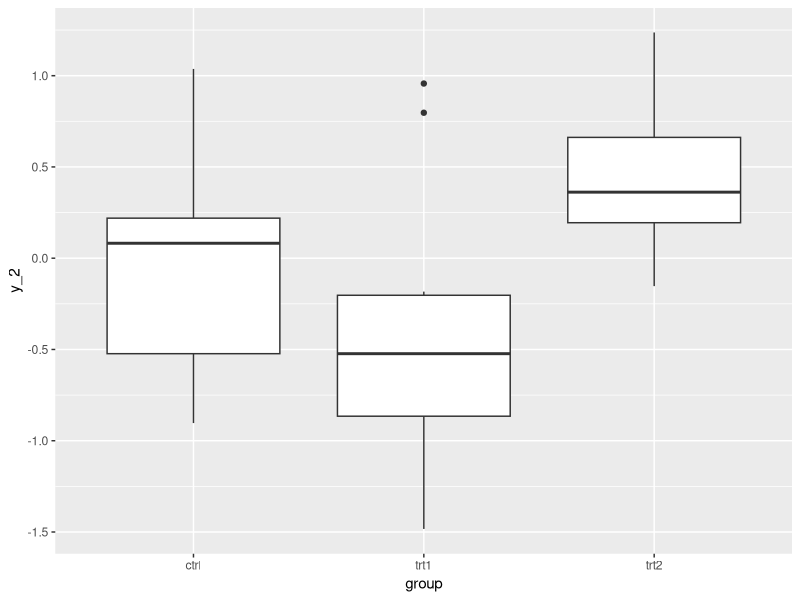
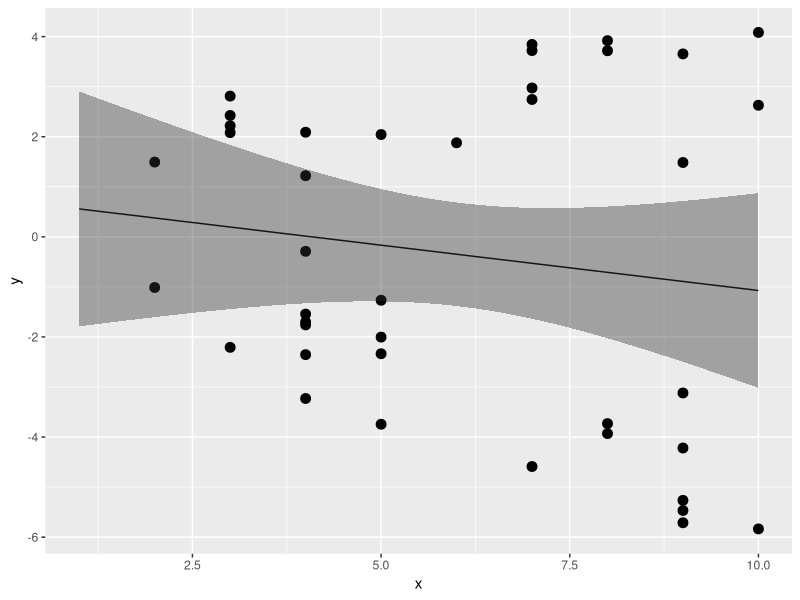
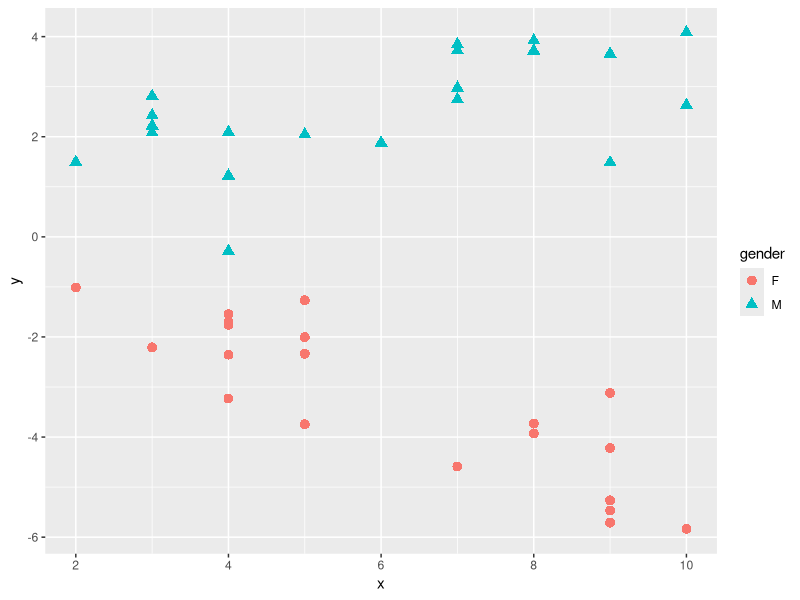
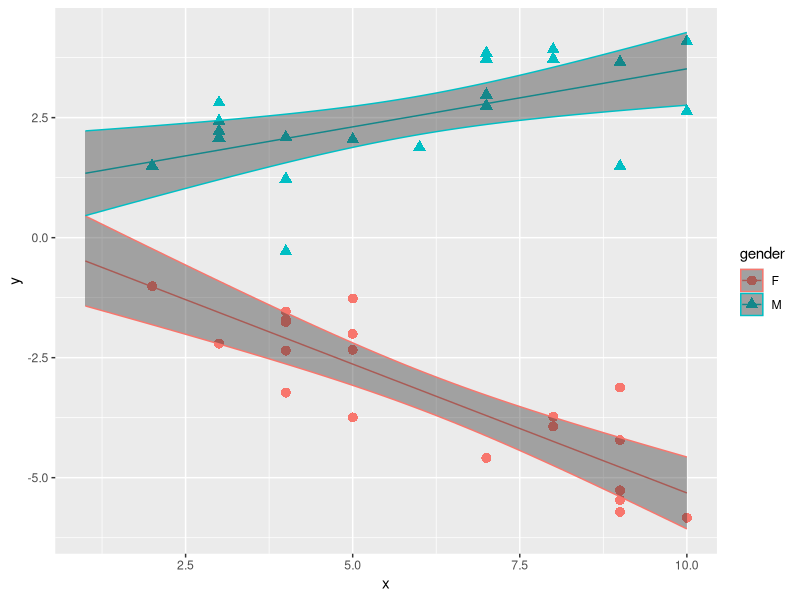
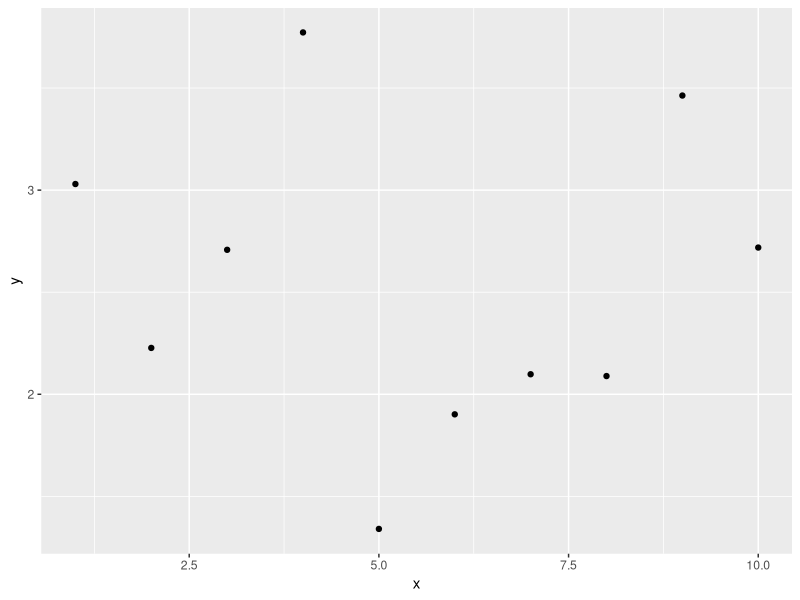
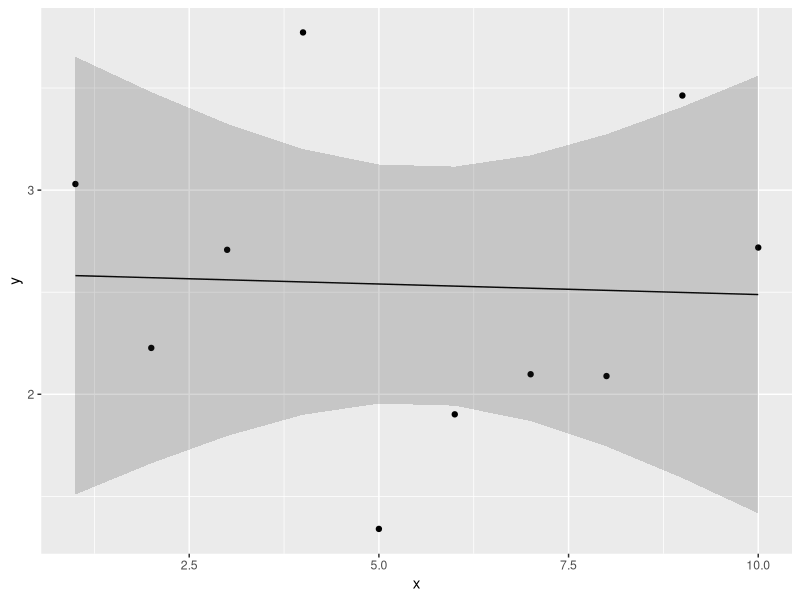
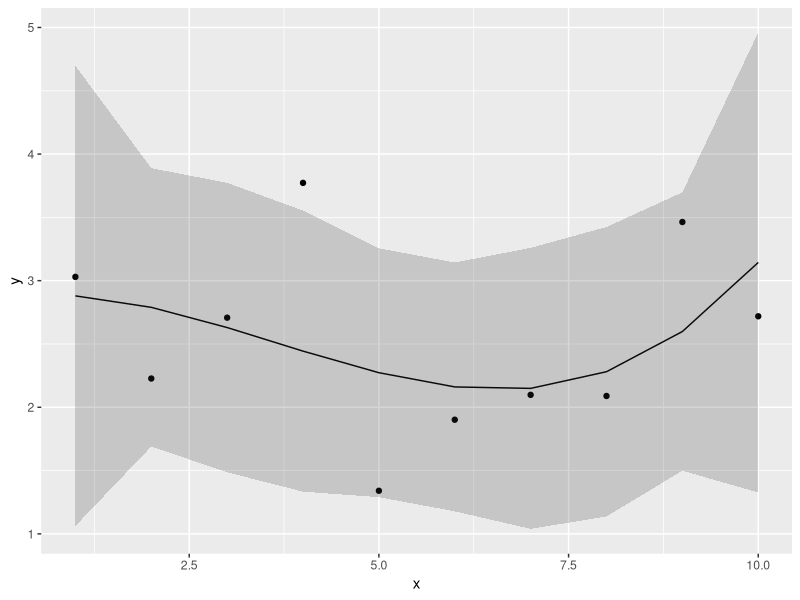
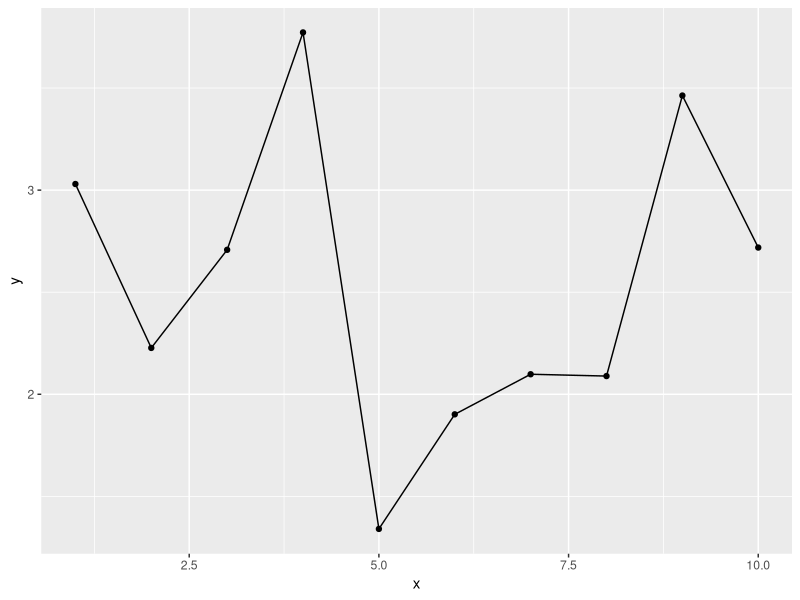

These figures' R source, in order:
## ---- chunk 1
knitr::opts_chunk$set(echo = TRUE)
library(tidyverse)
set.seed(1)
## ---- chunk 2
dat = sleep #データを別の名前datに保存し直す

#変数の名前を変える
dat$x = ifelse(dat$group == 1, "control", "treatment") 
dat$y = dat$extra 
dat = dat %>% dplyr::select(y, x)
str(dat) #datの構成を確認する

## ---- chunk 3
dat$x_1 = ifelse(dat$x == "treatment", 1, 0)
str(dat)
## ---- chunk 4

result = lm(data = dat, y ~ x_1)
summary(result)

## ---- chunk 5

t.test(data = dat, y ~ x_1)

## ---- chunk 6
dat = PlantGrowth

dat$y = dat$weight #名前をyに変える

dat$x_c = ifelse(dat$group == "ctrl", 1, 0)
dat$x_t1 = ifelse(dat$group == "trt1", 1, 0)
dat$x_t2 = ifelse(dat$group == "trt2", 1, 0)

str(dat)
head(dat)
## ---- chunk 7

result = lm(data = dat, y ~ x_c + x_t1 + x_t2 - 1)
summary(result)

## ---- chunk 8

dat %>% group_by(group) %>% summarise(M = mean(y))

## ---- chunk 9

dat$y_2 = dat$y - mean(dat$y) #yからyの平均値を引いた新たな変数y_2を作る

summary(lm(data = dat, y_2 ~ x_c + x_t1 + x_t2 - 1)) #y_2を応答変数として解析する

## ---- chunk 10

ggplot() + 
  geom_boxplot(data = dat, aes(x = group, y = y_2))

## ---- chunk 11
dat = PlantGrowth

dat$y = dat$weight #名前をyに変える

dat$x_t1 = ifelse(dat$group == "trt1", 1, 0)
dat$x_t2 = ifelse(dat$group == "trt2", 1, 0)

str(dat)
head(dat)
## ---- chunk 12
summary(lm(data = dat, y ~ x_t1 + x_t2 + 1)) #1は省略しても可（デフォルトで切片を加えた結果を出力してくれる）

## ---- chunk 13
head(attitude)
## ---- chunk 14
result = lm(data = attitude, rating ~ complaints + privileges + learning + raises)
summary(result)
## ---- chunk 15

set.seed(1)
x = round(runif(n = 20, min = 1, max = 10),0) 
mu = 0.1 + 0.4 * x
y = rnorm(n = 20, mean = mu, sd = 1)
d_M = data.frame(x = x, y = y, gender = "M")

x = round(runif(n = 20, min = 1, max = 10),0) 
mu = 0.3 + -0.6 * x
y = rnorm(n = 20, mean = mu, sd = 1)
d_F = data.frame(x = x, y = y, gender = "F")

d = rbind(d_M, d_F)

str(d)


## ---- chunk 16
result = lm(data = d, y ~ x)
summary(result)

newdat = data.frame(x = seq(1,10,0.1))
result_conf = predict(result, new = newdat, interval = "confidence", level = 0.95)
plot_conf = data.frame(x = seq(1,10,0.1), result_conf)

ggplot() + 
  geom_point(data = d, aes(x = x, y = y), size = 3) + 
  geom_line(data = plot_conf, aes(x = x, y = fit)) + 
  geom_ribbon(data = plot_conf, aes(x = x, ymax = upr, ymin = lwr), alpha = 0.4) 
  

## ---- chunk 17
ggplot() + 
  geom_point(data = d, aes(x = x, y = y, shape = gender, color=gender), size = 3) 

## ---- chunk 18

d$M = ifelse(d$gender == "M", 1, 0) #genderがMならば1, Fならば1のダミー変数を作る
result = lm(data = d, y ~ x*M)
summary(result)

## ---- chunk 19

new_x = seq(1,10,0.1)
newdat = data.frame(x = rep(new_x,2), M = c(rep(0,length(new_x)), rep(1,length(new_x))))
result_conf = predict(result, new = newdat, interval = "confidence", level = 0.95)
plot_conf = data.frame(newdat, result_conf)
plot_conf$gender = ifelse(plot_conf$M == 1, "M", "F")

ggplot() + 
  geom_point(data = d, aes(x = x, y = y, shape = gender, color=gender), size = 3) + 
  geom_line(data = plot_conf, aes(x = x, y = fit, color=gender)) + 
  geom_ribbon(data = plot_conf, aes(x = x, ymax = upr, ymin = lwr, color =gender), alpha = 0.4) 

## ---- chunk 20
head(longley)
## ---- chunk 21

cor(longley)

## ---- chunk 22

model01 = lm(data = longley, Employed ~ GNP.deflator)
summary(model01)

model02 = lm(data = longley, Employed ~ GNP)
summary(model02)


## ---- chunk 23

model03 = lm(data = longley, Employed ~ GNP.deflator + GNP)
summary(model03)

## ---- chunk 24

library(car)
vif(model03)

## ---- chunk 25

set.seed(10)

N = 10
x = seq(1,N,1)
y = runif(N, min = 1, max = 5)
d = data.frame(x = x, y = y)
str(d)

ggplot() + 
  geom_point(data =d, aes(x=x, y = y))

## ---- chunk 26

result_1 = lm(data = d, y ~ x)

newdat = data.frame(x = x)
conf.int_1 = predict(result_1, newdata = newdat, interval = "confidence", level = 0.95)
conf_dat = data.frame(d, newdat, conf.int_1)


ggplot() + 
  geom_point(data = conf_dat, aes(x = x, y = y))+
  geom_line(data = conf_dat, aes(x = x, y = fit)) +
  geom_ribbon(data = conf_dat, aes(x = x, ymin = lwr, ymax = upr), alpha =0.2)

## ---- chunk 27

result_3 = lm(data = d, y ~ x + I(x^2) + I(x^3))

## ---- chunk 28

newdat = data.frame(x = x)
conf.int_3 = predict(result_3, newdata = newdat, interval = "confidence", level = 0.95)
conf_dat = data.frame(d, newdat, conf.int_3)


ggplot() + 
  geom_point(data = conf_dat, aes(x = x, y = y))+
  geom_line(data = conf_dat, aes(x = x, y = fit)) + 
  geom_ribbon(data = conf_dat, aes(x = x, ymin = lwr, ymax = upr), alpha =0.2)

## ---- chunk 29

result_9 = lm(data = d, y ~ x + I(x^2) + I(x^3) + I(x^4) + I(x^5) + I(x^6) + I(x^7) + I(x^8) + I(x^9))


newdat = data.frame(x = x)
conf.int_9 = predict(result_9, newdata = newdat, interval = "confidence", level = 0.95)
conf_dat = data.frame(d, newdat, conf.int_9)


ggplot() + 
  geom_point(data = conf_dat, aes(x = x, y = y))+
  geom_line(data = conf_dat, aes(x = x, y = fit)) + 
  geom_ribbon(data = conf_dat, aes(x = x, ymin = lwr, ymax = upr), alpha =0.2)

## ---- chunk 30

model_01 = lm(data=attitude, rating ~ complaints + learning)
summary(model_01)$r.squared #r.squaredで決定係数のみを取り出すことができる。

## ---- chunk 31

model_full = lm(data=attitude, rating ~ .) #線形予測子を入力するところにドットを入力すると，そのデータに含まれる全ての変数を予測変数として扱う
summary(model_full)$r.squared 

## ---- chunk 32

AIC(model_full)
AIC(model_01)

## ---- chunk 33

prac_dat_1 = warpbreaks #別の名前で保存する

head(prac_dat_1)
ggplot() + 
  geom_boxplot(data = prac_dat_1, aes(x = wool, y = breaks))
ggplot() + 
  geom_boxplot(data = prac_dat_1, aes(x = tension, y = breaks))

## ---- chunk 34

library(tidyverse)
prac_dat_2 = warpbreaks %>% filter(tension != "H") #tension == Hは除き，別の名前で保存する

head(prac_dat_2)
ggplot() + 
  geom_boxplot(data = prac_dat_2, aes(x = wool, y = breaks, fill = tension))

## ---- chunk 35

prac_dat_3 = airquality %>% na.omit() #欠損値を除き，別の名前で保存する

head(prac_dat_3)

